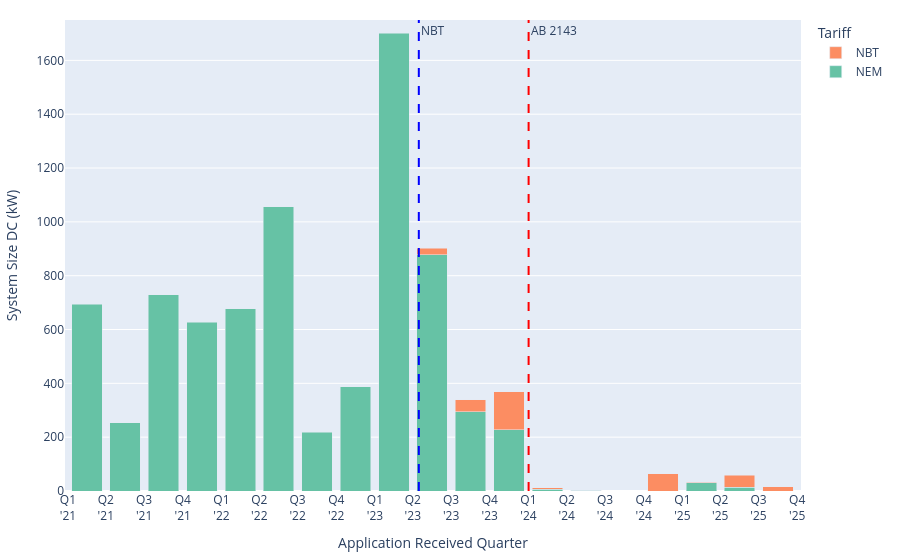

This figure's notebook cell:
### Markdown cell above
## Total Added Capacity in 2021-25

Visualize data applications in terms of applied for capacity per year with NBT and AB 2143 deadlines annotated.

### Code cell
import importlib
importlib.reload(data_vis)
fig = data_vis.commercial_capacity_per_year(df_scci, y_range=1750)
fig.show()

# Write figure
fig.write_image(os.path.join(data_dir, "SC_capacity.png"), scale=5)
fig.write_html(os.path.join(data_dir, "SC_capacity.html"),
               include_plotlyjs='cdn',
               full_html=False,
               config={"responsive": True}
)

### Figure 1 — Plotly figure (JSON) as saved in the notebook; plotly's stock layout.template omitted (floating-point values rounded to 4 significant figures)
{"data": [{"hovertext": ["System Size: 12.0 kW<br> Nbr Applications: 1", "System Size: 0.0 kW<br> Nbr Applications: 0", "System Size: 38.78 kW<br> Nbr Applications: 5", "System Size: 4.04 kW<br> Nbr Applications: 2", "System Size: 0.0 kW<br> Nbr Applications: 0", "System Size: 10.077 kW<br> Nbr Applications: 4", "System Size: 13.924 kW<br> Nbr Applications: 1", "System Size: 37.241 kW<br> Nbr Applications: 2", "System Size: 82.457 kW<br> Nbr Applications: 2", "System Size: 24.36 kW<br> Nbr Applications: 2", "System Size: 131.69 kW<br> Nbr Applications: 5", "System Size: 22.8 kW<br> Nbr Applications: 1", "System Size: 213.72299999999998 kW<br> Nbr Applications: 3", "System Size: 85.016 kW<br> Nbr Applications: 2", "System Size: 167.937 kW<br> Nbr Applications: 3", "System Size: 365.216 kW<br> Nbr Applications: 7", "System Size: 98.06700000000001 kW<br> Nbr Applications: 3", "System Size: 11.543000000000001 kW<br> Nbr Applications: 3", "System Size: 7.327999999999999 kW<br> Nbr Applications: 2", "System Size: 22.200000000000003 kW<br> Nbr Applications: 3", "System Size: 18.072 kW<br> Nbr Applications: 2", "System Size: 7.92 kW<br> Nbr Applications: 1", "System Size: 179.167 kW<br> Nbr Applications: 1", "System Size: 0.0 kW<br> Nbr Applications: 0", "System Size: 89.204 kW<br> Nbr Applications: 3", "System Size: 660.636 kW<br> Nbr Applications: 6", "System Size: 124.244 kW<br> Nbr Applications: 4", "System Size: 410.86 kW<br> Nbr Applications: 2", "System Size: 326.22700000000003 kW<br> Nbr Applications: 2", "System Size: 917.8800000000001 kW<br> Nbr Applications: 4", "System Size: 826.2239999999999 kW<br> Nbr Applications: 2", "System Size: 463.483 kW<br> Nbr Applications: 9", "System Size: 555.115 kW<br> Nbr Applications: 5", "System Size: 37.769000000000005 kW<br> Nbr Applications: 7", "System Size: 474.656 kW<br> Nbr Applications: 6", "System Size: 141.86599999999999 kW<br> Nbr Applications: 4", "System Size: 690.309 kW<br> Nbr Applications: 11", "System Size: 511.50600000000003 kW<br> Nbr Applications: 7", "System Size: 137.04 kW<br> Nbr Applications: 3", "System Size: 874.764 kW<br> Nbr Applications: 4", "System Size: 1404.4959999999999 kW<br> Nbr Applications: 3", "System Size: 140.029 kW<br> Nbr Applications: 2", "System Size: 7.028 kW<br> Nbr Applications: 1", "System Size: 135.44299999999998 kW<br> Nbr Applications: 3", "System Size: 18.576999999999998 kW<br> Nbr Applications: 3", "System Size: 514.795 kW<br> Nbr Applications: 7", "System Size: 358.44000000000005 kW<br> Nbr Applications: 3", "System Size: 578.741 kW<br> Nbr Applications: 8", "System Size: 553.971 kW<br> Nbr Applications: 9", "System Size: 193.507 kW<br> Nbr Applications: 6", "System Size: 588.889 kW<br> Nbr Applications: 3", "System Size: 1201.4569999999999 kW<br> Nbr Applications: 8", "System Size: 332.49 kW<br> Nbr Applications: 6", "System Size: 176.428 kW<br> Nbr Applications: 5", "System Size: 73.696 kW<br> Nbr Applications: 3", "System Size: 187.39 kW<br> Nbr Applications: 4", "System Size: 472.40200000000004 kW<br> Nbr Applications: 6", "System Size: 512.2420000000001 kW<br> Nbr Applications: 4", "System Size: 193.353 kW<br> Nbr Applications: 4", "System Size: 517.452 kW<br> Nbr Applications: 6", "System Size: 77.76700000000001 kW<br> Nbr Applications: 6", "System Size: 288.484 kW<br> Nbr Applications: 9", "System Size: 228.761 kW<br> Nbr Applications: 3", "System Size: 126.577 kW<br> Nbr Applications: 5", "System Size: 569.9440000000001 kW<br> Nbr Applications: 6", "System Size: 693.125 kW<br> Nbr Applications: 3", "System Size: 253.393 kW<br> Nbr Applications: 5", "System Size: 729.438 kW<br> Nbr Applications: 15", "System Size: 626.913 kW<br> Nbr Applications: 11", "System Size: 677.1469999999999 kW<br> Nbr Applications: 7", "System Size: 1055.566 kW<br> Nbr Applications: 3", "System Size: 218.726 kW<br> Nbr Applications: 6", "System Size: 387.37 kW<br> Nbr Applications: 8", "System Size: 1700.729 kW<br> Nbr Applications: 20", "System Size: 878.356 kW<br> Nbr Applications: 19", "System Size: 293.684 kW<br> Nbr Applications: 5", "System Size: 226.952 kW<br> Nbr Applications: 9", "System Size: 6.935 kW<br> Nbr Applications: 1", "System Size: 2.235 kW<br> Nbr Applications: 1", "System Size: 0.0 kW<br> Nbr Applications: 0", "System Size: 0.0 kW<br> Nbr Applications: 0", "System Size: 30.48 kW<br> Nbr Applications: 1", "System Size: 14.455 kW<br> Nbr Applications: 1"], "marker": {"color": "rgb(102,194,165)"}, "name": "NEM", "offsetgroup": "0", "type": "bar", "x": ["2004-12-31T00:00:00.000000", "2005-03-31T00:00:00.000000", "2005-06-30T00:00:00.000000", "2005-09-30T00:00:00.000000", "2005-12-31T00:00:00.000000", "2006-03-31T00:00:00.000000", "2006-06-30T00:00:00.000000", "2006-09-30T00:00:00.000000", "2006-12-31T00:00:00.000000", "2007-03-31T00:00:00.000000", "2007-06-30T00:00:00.000000", "2007-09-30T00:00:00.000000", "2007-12-31T00:00:00.000000", "2008-03-31T00:00:00.000000", "2008-06-30T00:00:00.000000", "2008-09-30T00:00:00.000000", "2008-12-31T00:00:00.000000", "2009-03-31T00:00:00.000000", "2009-06-30T00:00:00.000000", "2009-09-30T00:00:00.000000", "2009-12-31T00:00:00.000000", "2010-03-31T00:00:00.000000", "2010-06-30T00:00:00.000000", "2010-09-30T00:00:00.000000", "2010-12-31T00:00:00.000000", "2011-03-31T00:00:00.000000", "2011-06-30T00:00:00.000000", "2011-09-30T00:00:00.000000", "2011-12-31T00:00:00.000000", "2012-03-31T00:00:00.000000", "2012-06-30T00:00:00.000000", "2012-09-30T00:00:00.000000", "2012-12-31T00:00:00.000000", "2013-03-31T00:00:00.000000", "2013-06-30T00:00:00.000000", "2013-09-30T00:00:00.000000", "2013-12-31T00:00:00.000000", "2014-03-31T00:00:00.000000", "2014-06-30T00:00:00.000000", "2014-09-30T00:00:00.000000", "2014-12-31T00:00:00.000000", "2015-03-31T00:00:00.000000", "2015-06-30T00:00:00.000000", "2015-09-30T00:00:00.000000", "2015-12-31T00:00:00.000000", "2016-03-31T00:00:00.000000", "2016-06-30T00:00:00.000000", "2016-09-30T00:00:00.000000", "2016-12-31T00:00:00.000000", "2017-03-31T00:00:00.000000", "2017-06-30T00:00:00.000000", "2017-09-30T00:00:00.000000", "2017-12-31T00:00:00.000000", "2018-03-31T00:00:00.000000", "2018-06-30T00:00:00.000000", "2018-09-30T00:00:00.000000", "2018-12-31T00:00:00.000000", "2019-03-31T00:00:00.000000", "2019-06-30T00:00:00.000000", "2019-09-30T00:00:00.000000", "2019-12-31T00:00:00.000000", "2020-03-31T00:00:00.000000", "2020-06-30T00:00:00.000000", "2020-09-30T00:00:00.000000", "2020-12-31T00:00:00.000000", "2021-03-31T00:00:00.000000", "2021-06-30T00:00:00.000000", "2021-09-30T00:00:00.000000", "2021-12-31T00:00:00.000000", "2022-03-31T00:00:00.000000", "2022-06-30T00:00:00.000000", "2022-09-30T00:00:00.000000", "2022-12-31T00:00:00.000000", "2023-03-31T00:00:00.000000", "2023-06-30T00:00:00.000000", "2023-09-30T00:00:00.000000", "2023-12-31T00:00:00.000000", "2024-03-31T00:00:00.000000", "2024-06-30T00:00:00.000000", "2024-09-30T00:00:00.000000", "2024-12-31T00:00:00.000000", "2025-03-31T00:00:00.000000", "2025-06-30T00:00:00.000000"], "xperiod": "M3", "xperiodalignment": "middle", "y": [12.0, 0.0, 38.78, 4.04, 0.0, 10.08, 13.92, 37.24, 82.46, 24.36, 131.7, 22.8, 213.7, 85.02, 167.9, 365.2, 98.07, 11.54, 7.328, 22.2, 18.07, 7.92, 179.2, 0.0, 89.2, 660.6, 124.2, 410.9, 326.2, 917.9, 826.2, 463.5, 555.1, 37.77, 474.7, 141.9, 690.3, 511.5, 137.0, 874.8, 1404.0, 140.0, 7.028, 135.4, 18.58, 514.8, 358.4, 578.7, 554.0, 193.5, 588.9, 1201.0, 332.5, 176.4, 73.7, 187.4, 472.4, 512.2, 193.4, 517.5, 77.77, 288.5, 228.8, 126.6, 569.9, 693.1, 253.4, 729.4, 626.9, 677.1, 1056.0, 218.7, 387.4, 1701.0, 878.4, 293.7, 227.0, 6.935, 2.235, 0.0, 0.0, 30.48, 14.46]}, {"hovertext": ["System Size: 24.072 kW<br> Nbr Applications: 1", "System Size: 45.958 kW<br> Nbr Applications: 2", "System Size: 141.12 kW<br> Nbr Applications: 1", "System Size: 5.083 kW<br> Nbr Applications: 1", "System Size: 0.0 kW<br> Nbr Applications: 0", "System Size: 0.0 kW<br> Nbr Applications: 0", "System Size: 63.5 kW<br> Nbr Applications: 1", "System Size: 2.821 kW<br> Nbr Applications: 1", "System Size: 43.943 kW<br> Nbr Applications: 3", "System Size: 15.516 kW<br> Nbr Applications: 1"], "marker": {"color": "rgb(252,141,98)"}, "name": "NBT", "offsetgroup": "0", "type": "bar", "x": ["2023-06-30T00:00:00.000000", "2023-09-30T00:00:00.000000", "2023-12-31T00:00:00.000000", "2024-03-31T00:00:00.000000", "2024-06-30T00:00:00.000000", "2024-09-30T00:00:00.000000", "2024-12-31T00:00:00.000000", "2025-03-31T00:00:00.000000", "2025-06-30T00:00:00.000000", "2025-09-30T00:00:00.000000"], "xperiod": "M3", "xperiodalignment": "middle", "y": [24.07, 45.96, 141.1, 5.083, 0.0, 0.0, 63.5, 2.821, 43.94, 15.52]}], "layout": {"annotations": [{"font": {"size": 12}, "showarrow": false, "text": "NBT", "x": 1681542000000, "xanchor": "left", "xref": "x", "y": 1, "yanchor": "top", "yref": "y domain"}, {"font": {"size": 12}, "showarrow": false, "text": "AB 2143", "x": 1704096000000, "xanchor": "left", "xref": "x", "y": 1, "yanchor": "top", "yref": "y domain"}], "autosize": true, "barmode": "stack", "font": {"size": 12}, "legend": {"title": {"text": "Tariff"}}, "margin": {"b": 20, "l": 40, "r": 20, "t": 20}, "shapes": [{"line": {"color": "blue", "dash": "dash", "width": 2}, "type": "line", "x0": 1681542000000, "x1": 1681542000000, "xref": "x", "y0": 0, "y1": 1, "yref": "y domain"}, {"line": {"color": "red", "dash": "dash", "width": 2}, "type": "line", "x0": 1704096000000, "x1": 1704096000000, "xref": "x", "y0": 0, "y1": 1, "yref": "y domain"}], "xaxis": {"dtick": "M3", "range": ["2020-12-25", "2025-10-10"], "tickangle": 0, "tickformat": "Q%q<br>'%y", "title": {"text": "Application Received Quarter"}}, "yaxis": {"range": [0, 1750], "title": {"text": "System Size DC (kW)"}}}}
